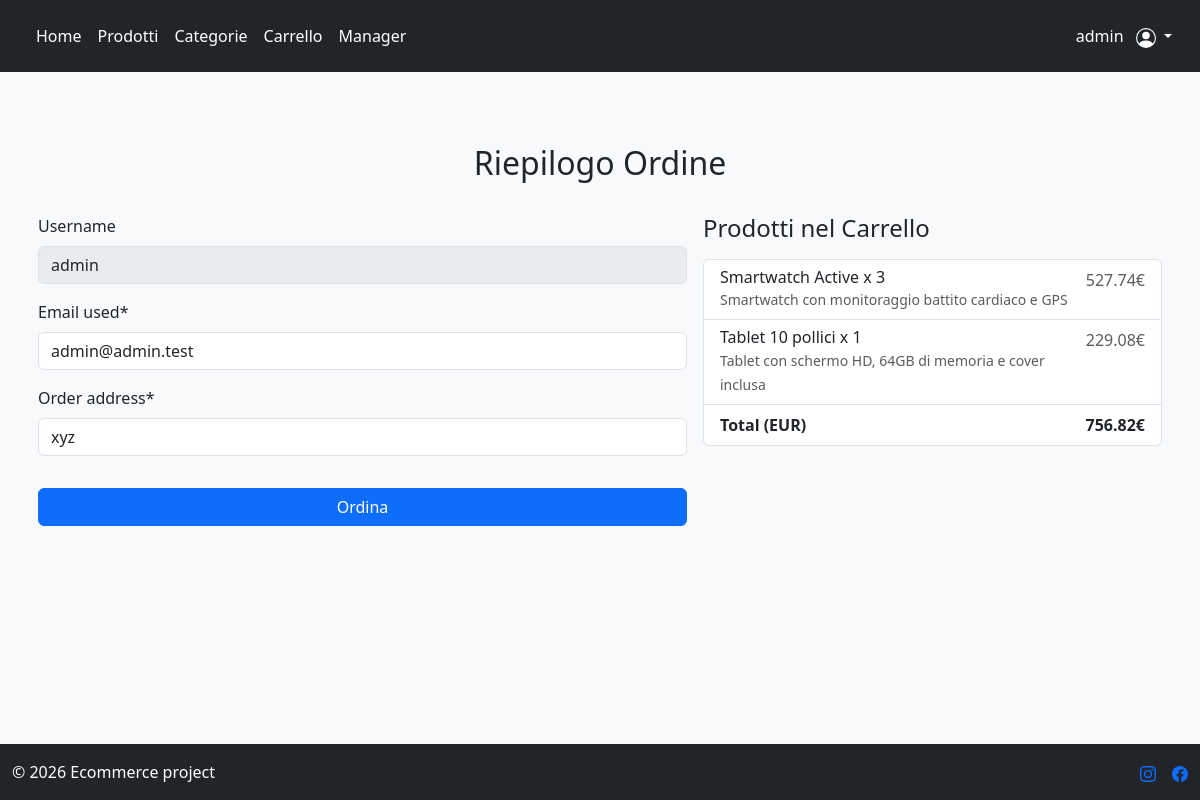
Page /orders/cart/checkout (signed in) on the committed database.
### users/models.py (models this page shows)
class CustomUser(AbstractUser):
    email = models.EmailField(blank=False, null=False) #ridefinisco il campo email di abstractuser per renderlo obbligatorio
    address = models.CharField(max_length=255, blank=True)
    phone = models.CharField(max_length=20, blank=True)
    def is_manager(self):
            return self.groups.filter(name="Manager").exists()

### orders/models.py (models this page shows, shortened)
class CartItem(models.Model):
    cart = models.ForeignKey(Cart, on_delete=models.CASCADE)
    product = models.ForeignKey('products.Product', on_delete=models.CASCADE)
    quantity = models.PositiveIntegerField(blank=False, null=False)
    def total_price(self):
            return self.product.final_price() * self.quantity

class Cart(models.Model):
    user = models.OneToOneField('users.CustomUser', on_delete=models.CASCADE)
    def get_total_price(self):
        total = 0
        for item in self.cartitem_set.all():
            total += item.total_price()
        return total

### products/models.py (models this page shows, shortened)
class Product(models.Model):
    name = models.CharField(max_length=50, blank=False, null=False)
    description = models.CharField(max_length=255, blank = True)
    price = models.DecimalField(max_digits=10, decimal_places=2, validators=[MinValueValidator(0)])
    stock = models.IntegerField(validators=[MinValueValidator(0)])
    discount = models.DecimalField(max_digits=5, decimal_places=2, default=0, validators=[MaxValueValidator(100), MinValueValidator(0)])
    categories = models.ManyToManyField(Tag)
    slug = models.SlugField(blank=True, unique=True)
    def final_price(self):
        return self.price * (1 - self.discount/100)

### orders/views.py (the view, shortened to what this page needs)
# urls.py: path("cart/checkout", CheckOutView.as_view(), name="check_out"),
class CheckOutView(LoginRequiredMixin, CreateView):
    model = Order
    form_class = CheckOutForm
    template_name = "orders/checkout.html"
    def get_initial(self): #imposto i valori di default per i campi del form con i dati dell'utente
        return {
            "email_used": self.request.user.email,
            "order_address": self.request.user.address,
        }
    def get_context_data(self, **kwargs):
        context = super().get_context_data(**kwargs)
        context["cart"], _ = Cart.objects.get_or_create(user=self.request.user)
        return context

### orders/forms.py
class CheckOutForm(ModelForm):
    class Meta:
        model = Order
        fields = ['email_used', 'order_address']

### templates/orders/checkout.html (shortened to what this page needs)
{% extends "base.html" %}
{% load crispy_forms_tags %}
{% block content %}
<div class="container mt-5">
    <h2 class="mb-4 text-center">Riepilogo Ordine</h2>
    <div class="row">
        <div class="col-md-7 p-2">
            <div class="mb-3">
                <label class="form-label">Username</label>
                <input type="text" class="form-control" value="{{ request.user.username }}" disabled >
            </div>
            <form method="POST">
                {{ form|crispy }}
                <button class="btn btn-primary w-100 my-3">
                    Ordina
                </button>
            </form>
        </div>
        <div class="col-md-5 p-2">
            <h4 class="mb-3">Prodotti nel Carrello</h4>
            <ul class="list-group mb-3">
                {% for item in cart.cartitem_set.all  %}
                <li class="list-group-item d-flex justify-content-between">
                    <div>
                        <h6 class="my-0">{{ item.product.name}} x {{ item.quantity }}</h6>
                        <small class="text-body-secondary">{{item.product.description}}</small>
                    </div>
                    <span class="text-body-secondary">{{ item.total_price |floatformat:2}}€</span>
                </li>
                {% endfor %}
                <li class="list-group-item d-flex justify-content-between">
                    <strong>Total (EUR)</strong>
                    <strong>{{ cart.get_total_price | floatformat:2}}€</strong>
                </li>
            </ul>
        </div>
    </div>
</div>
{% endblock content %}

### templates/base.html (shortened to what this page needs)
<!DOCTYPE html>
<html lang="it">
<head>
    <link href="https://cdn.jsdelivr.net/npm/bootstrap@5.3.8/dist/css/bootstrap.min.css" rel="stylesheet">
</head>
<body class="d-flex flex-column min-vh-100">
    <header class="p-3 text-bg-dark">
        <div class="container-fluid">
            <div class="d-flex flex-wrap align-items-center justify-content-center justify-content-lg-start">
                <ul class="nav col-12 col-lg-auto me-lg-auto mb-2 justify-content-center mb-md-0">
                    <li><a href="{% url "home" %}" class="nav-link px-2 text-white">Home</a></li>
                    <li><a href="{% url "product_list" %}" class="nav-link px-2 text-white">Prodotti</a></li>
                    <li><a href="{% url "tag_list" %}" class="nav-link px-2 text-white">Categorie</a></li>
                    <li><a href="{% url "cart_view" %}" class="nav-link px-2 text-white">Carrello</a></li>
                    {% if request.user.is_manager %}
                        <li><a href="{% url "manager" %}" class="nav-link px-2 text-white">Manager</a></li>
                    {% endif %}
                </ul>
                <div class="text-end">
                    {% if request.user.is_authenticated %}
                        <div class="dropdown text-end">
                            <a href="#" style="color: #FFF;" class="d-block text-decoration-none dropdown-toggle" data-bs-toggle="dropdown" aria-expanded="false">
                                {{ request.user.username }}
                            </a>
                        </div>
                    {% endif %}
                </div>
            </div>
        </div>
    </header>
    <main class="flex-grow-1 p-4 bg-body-tertiary">
    {% block content %}
    {% endblock content %}
    </main>
    <div class="container-fluid text-bg-dark">
        <footer class="d-flex flex-wrap justify-content-between align-items-center py-3">
            <div class="col-md-4 d-flex align-items-center">
                <span class="mb-3 mb-md-0 text-body-primary">© 2026 Ecommerce project</span>
            </div>
            <ul class="nav col-md-4 justify-content-end list-unstyled d-flex">
                <li class="ms-3">
                    <a class="text-body-primary" href="#" aria-label="Instagram">
                    </a>
                </li>
                <li class="ms-3">
                    <a class="text-body-primary" href="#" aria-label="Facebook">
                    </a>
                </li>
            </ul>
        </footer>
    </div>
</body>
</html>

### rows in the picture
CustomUser: user.username "admin"
CartItem: product.name "Smartwatch Active", quantity "3", product.description "Smartwatch con monitoraggio battito cardiaco e GPS", total_price "527.74"
CartItem: product.name "Tablet 10 pollici", quantity "1", product.description "Tablet con schermo HD, 64GB di memoria e cover inclusa", total_price "229.08"
Cart: get_total_price "756.82"
